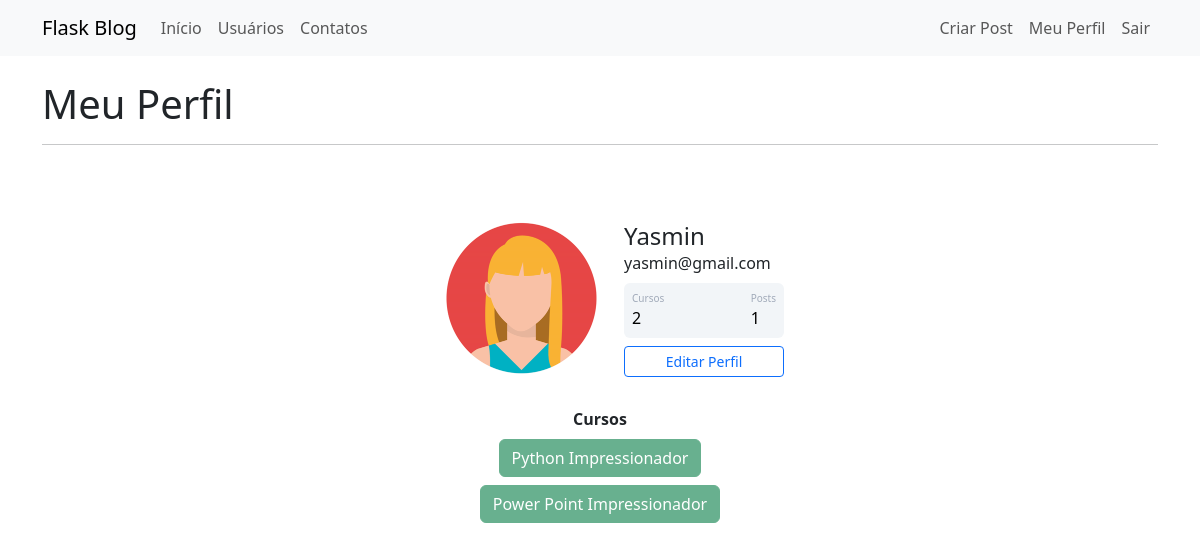
/perfil (signed in), run on the app's committed database.
### webblog/models.py (models this page shows)
class Usuario(database.Model, UserMixin):
    id = database.Column(database.Integer, primary_key=True)
    username = database.Column(database.String, nullable=False)  # campo não pode ser vazio, preenchimento obrigatório
    email = database.Column(database.String, nullable=False, unique=True)  # campo deve ser único
    senha = database.Column(database.String, nullable=False)
    cursos = database.Column(database.String, nullable=False, default='Não informado')
    foto_perfil = database.Column(database.String, nullable=False, default='default.jpg')
    posts = database.relationship('Post', backref='autor', lazy=True)
    def contar_posts(self):
        return len(self.posts)  # retorna como resposta a quantidade que o usuário tem de posts

### webblog/routes.py (the view)
@app.route('/perfil')
@login_required
def perfil():
    foto_perfil = url_for('static', filename=f'fotos_perfil/{current_user.foto_perfil}')
    return render_template('perfil.html', foto_perfil=foto_perfil)

### webblog/models.py (called while the page is built)
@login_manager.user_loader  # decorator para informar ao login manager que a função abaixo retorna o ID de usuario
def load_usuario(id_usuario):  # função para validação de usuário durante o login
    return Usuario.query.get(int(id_usuario))  # somente retornando a validação de ID do usuário, retornando o usuário

### webblog/templates/perfil.html (shortened to what this page needs)
{% extends 'base.html' %}
{% block body %}
<div class="container">
    <br>
    <h1>Meu Perfil</h1>
    <hr>
    <div class="container mt-5 d-flex justify-content-center">
        <div class="card p-3">
            <div class="d-flex align-items-center">
                <div class="image pe-2">
                    <img src="{{ foto_perfil }}" class="rounded" width="200" >
                </div>
                <div class="ml-3 w-100">
                    <h4 class="mb-0 mt-0">{{ current_user.username }}</h4>
                    <span>{{ current_user.email }}</span>
                    <div class="p-2 mt-2 bg-primary d-flex justify-content-between rounded text-white stats">
                        <div class="d-flex flex-column">
                            <span class="articles">Cursos</span>
                            <span class="number1">
                                {% if 'Não informado' in current_user.cursos: %}
                                    {{ 0 }}
                                {% else: %}
                                    {{ current_user.cursos.count(';') + 1 }}
                                {% endif %}
                            </span>
                        </div>
                        <div class="d-flex flex-column">
                            <span class="rating">Posts</span>
                            <span class="number3"> {{ current_user.contar_posts() }}</span>
                        </div>
                    </div>
                    <div class="button mt-2 d-flex flex-row align-items-center">
                        <a class="w-100" href="{{ url_for('editar_perfil') }}"><button class="btn btn-sm btn-outline-primary w-100">Editar Perfil</button></a>
                    </div>
                </div>
            </div>
        </div>
    </div>
    <div class="row justify-content-center">
        <div class="col col-4" style="text-align: center">
            <strong>Cursos</strong><br>
            {% for curso in current_user.cursos.split(';') %}
                <button type="button" class="btn btn-success mt-2" disabled>{{ curso }}</button>
            {% endfor %}
            </div>
    </div>
</div>
{% endblock %}

### webblog/static/main.css (style rules this page uses)
body { color: dark-gray; }
.card { width: 400px; border: none; border-radius: 10px; background-color: #fff; }
.stats { background: #f2f5f8 !important; color: #000 !important; }
.articles { font-size:10px; color: #a1aab9; }
.number1 { font-weight:500; }
.rating { font-size:10px; color: #a1aab9; }
.number3 { font-weight:500; }

### data on the page
Usuario: username "Yasmin", email "yasmin@gmail.com", cursos "2"

### other printed values
{{ current_user.contar_posts() }} "1"
{{ curso }} "Python Impressionador" "Power Point Impressionador"
